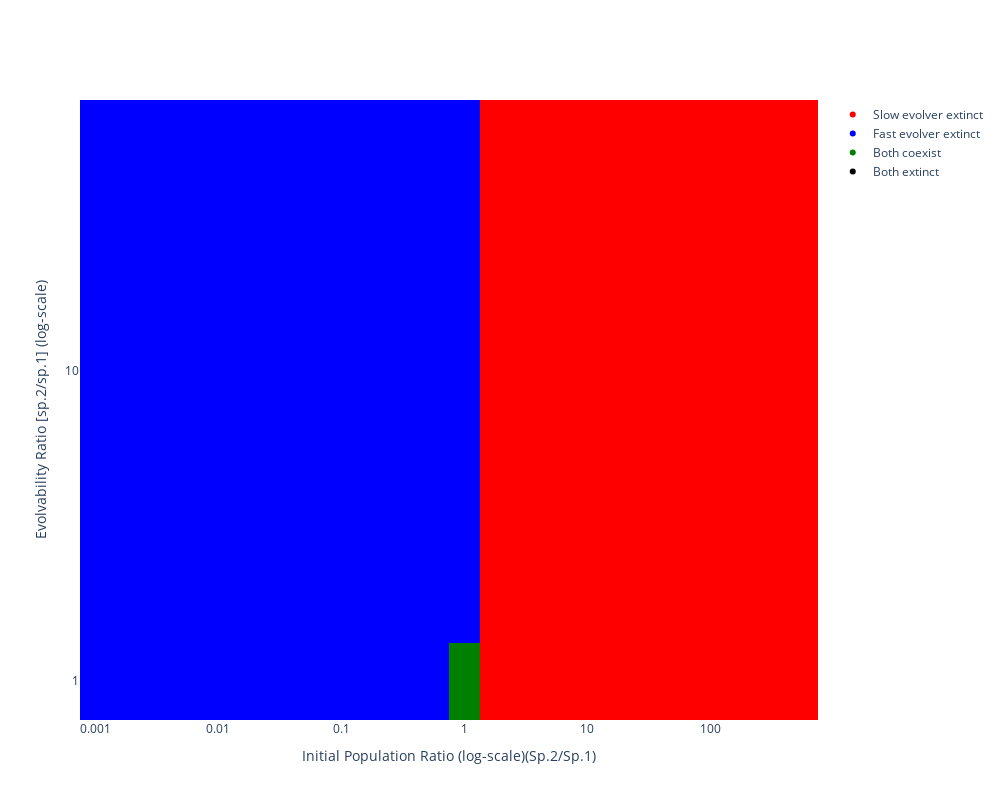

Notebook code for this chart:
### Code cell
def plot_2d_sensitivity_analysis_initial_pop_vs_evolvability(N2_N1_ratios, V_A2_V_A1_ratios, final_outcomes_matrix):
    color_map = {
        "sp 2 (high-genetic-var) wins, sp 1 (low-genetic-var) extinct": 0,
        "sp 1 (low-genetic-var) wins, sp 2 (high-genetic-var) extinct": 1,
        "both extinct": 2,
        "both coexist": 3
    }

    reverse_color_map = {v: k for k, v in color_map.items()}

    # Convert the final outcomes to numerical values
    numerical_matrix = np.vectorize(color_map.get)(final_outcomes_matrix)

    # Create the heatmap
    heatmap = go.Heatmap(
        z=numerical_matrix.T,  # Transpose the matrix to match the correct axis
        x=N2_N1_ratios,
        y=V_A2_V_A1_ratios,
        colorscale=[[0, 'red'], [1/3, 'blue'], [2/3, 'black'], [1, 'green']],
        showscale = False,
        colorbar=dict(
            tickvals=[0, 1, 2, 3],
            ticktext=list(color_map.keys()),
        )
    )

    fig = go.Figure(data=[heatmap])

    legend_labels = [
        ("Slow evolver extinct", 'red'),
        ("Fast evolver extinct", 'blue'),
        ('Both coexist', 'green'),
        ('Both extinct', 'black')
    ]

    for label, color in legend_labels:
        fig.add_trace(go.Scatter(
            x=[None], y=[None], mode='markers',
            marker=dict(color=color),
            showlegend=True,
            name=label
        ))



    fig.update_layout(
        xaxis=dict(
            title='Initial Population Ratio (log-scale)(Sp.2/Sp.1)',
            type='log',
            tickvals=[0.001, 0.01, 0.1, 1, 10, 100, 1000, 10000],
            ticktext=["0.001", "0.01", "0.1", "1", "10", "100", "1000"]
        ),
        yaxis=dict(
            title='Evolvability Ratio [sp.2/sp.1] (log-scale)',
            type='log',
            tickvals=[1, 10, 100, 1000],
            ticktext=['1', '10', '100', '1000']
        ),
        template='plotly',
        width=1000,
        height=800,

 
    )
    

    pio.show(fig)

def generate_parameters_with_varied_parameters(N2_N1_ratios, V_A2_V_A1_ratios):
    parameters_list = []
    for N2_N1 in N2_N1_ratios:
        for V_A2_V_A1 in V_A2_V_A1_ratios:
            parameters_dict = Parameters_for_Analysis(base_parameters=base_parameters, V_A1=1, V_A2=1).__dict__.copy()
            parameters_dict['initial_population_species_2'] = parameters_dict['initial_population_species_1'] * N2_N1
            parameters_dict['V_A2'] = parameters_dict['V_A1'] * V_A2_V_A1
            parameters = Parameters_for_Analysis(base_parameters=base_parameters, **parameters_dict)
            parameters_list.append(parameters)
    return parameters_list

def run_sensitivity_analysis(parameters_list):
    final_outcomes_list = []
    for parameters in parameters_list:
        final_outcome_instance = run_simulation_and_get_outcome_instance(parameters)
        final_outcomes_list.append(final_outcome_instance.outcome)
    return final_outcomes_list

def main():
    N2_N1_powers = np.arange(-3, 3, 0.25)
    V_A2_V_A1_powers = np.arange(0, 2, 0.25)
    
    N2_N1_ratios = np.power(10.0, N2_N1_powers)
    V_A2_V_A1_ratios = np.power(10.0, V_A2_V_A1_powers)
    
    parameters_list = generate_parameters_with_varied_parameters(N2_N1_ratios, V_A2_V_A1_ratios)
    final_outcomes_list = run_sensitivity_analysis(parameters_list)
    
    final_outcomes_matrix = np.array(final_outcomes_list).reshape(len(N2_N1_ratios), len(V_A2_V_A1_ratios))
    
    plot_2d_sensitivity_analysis_initial_pop_vs_evolvability(N2_N1_ratios, V_A2_V_A1_ratios, final_outcomes_matrix)

if __name__ == "__main__":
    main()

### Figure 1 — Plotly figure (JSON) as saved in the notebook; plotly's stock layout.template omitted (floating-point values rounded to 4 significant figures; data arrays with more than 128 entries replaced by an {"elided": "..."} marker saying what was removed)
{"data": [{"colorbar": {"ticktext": ["sp 2 (high-genetic-var) wins, sp 1 (low-genetic-var) extinct", "sp 1 (low-genetic-var) wins, sp 2 (high-genetic-var) extinct", "both extinct", "both coexist"], "tickvals": [0, 1, 2, 3]}, "colorscale": [[0, "red"], [0.3333, "blue"], [0.6667, "black"], [1, "green"]], "showscale": false, "type": "heatmap", "x": [0.001, 0.001778, 0.003162, 0.005623, 0.01, 0.01778, 0.03162, 0.05623, 0.1, 0.1778, 0.3162, 0.5623, 1, 1.778, 3.162, 5.623, 10, 17.78, 31.62, 56.23, 100, 177.8, 316.2, 562.3], "y": [1, 1.778, 3.162, 5.623, 10, 17.78, 31.62, 56.23], "z": {"elided": "8x24 int values"}}, {"marker": {"color": "red"}, "mode": "markers", "name": "Slow evolver extinct", "showlegend": true, "type": "scatter", "x": [null], "y": [null]}, {"marker": {"color": "blue"}, "mode": "markers", "name": "Fast evolver extinct", "showlegend": true, "type": "scatter", "x": [null], "y": [null]}, {"marker": {"color": "green"}, "mode": "markers", "name": "Both coexist", "showlegend": true, "type": "scatter", "x": [null], "y": [null]}, {"marker": {"color": "black"}, "mode": "markers", "name": "Both extinct", "showlegend": true, "type": "scatter", "x": [null], "y": [null]}], "layout": {"height": 800, "width": 1000, "xaxis": {"ticktext": ["0.001", "0.01", "0.1", "1", "10", "100", "1000"], "tickvals": [0.001, 0.01, 0.1, 1, 10, 100, 1000, 10000], "title": {"text": "Initial Population Ratio (log-scale)(Sp.2/Sp.1)"}, "type": "log"}, "yaxis": {"ticktext": ["1", "10", "100", "1000"], "tickvals": [1, 10, 100, 1000], "title": {"text": "Evolvability Ratio [sp.2/sp.1] (log-scale)"}, "type": "log"}}}
